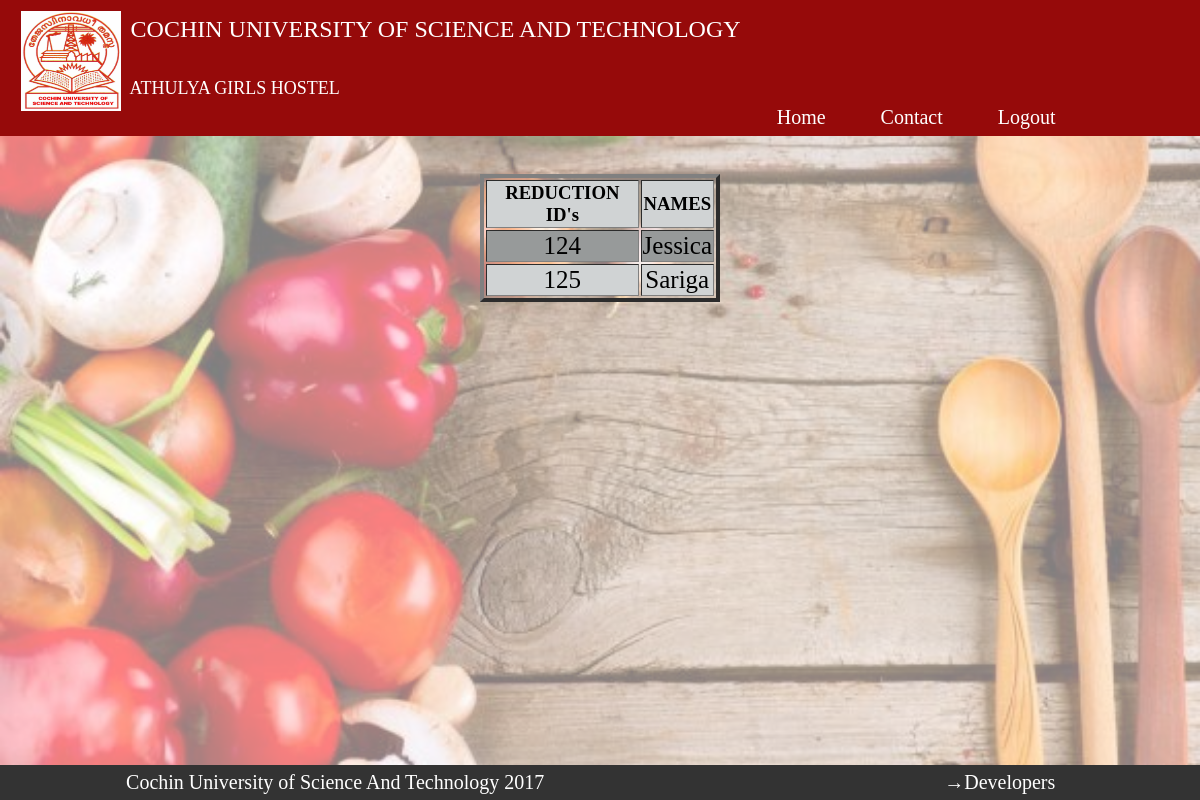
Screenshot of /viewred.php (signed in) with the database file from the repository.
### tables this page shows
CREATE TABLE `reduction` (
  `ID` int(11) NOT NULL,
  `count` int(11) NOT NULL,
  `active` tinyint(1) NOT NULL,
  `total` int(11) NOT NULL
);

CREATE TABLE `users` (
  `ID` int(3) NOT NULL,
  `NAME` varchar(20) NOT NULL,
  `DEPT` varchar(10) NOT NULL,
  `ROOM_NO` varchar(50) NOT NULL,
  `I_CARD_NO` int(10) NOT NULL,
  `YEAR` year(4) NOT NULL,
  `DUE` int(10) NOT NULL,
  `CAUTION_DEPOSIT` int(10) NOT NULL,
  `FINE` int(8) NOT NULL,
  `messblock` tinyint(1) NOT NULL,
  `messbill` float NOT NULL,
  `total` int(11) NOT NULL
);

### viewred.php (the view, shortened to what this page needs)
<!doctype html>
<html lang="en">
<link rel="stylesheet" href="viewmilkjoin.css">
<body>
  <div class="background"></div>
  <strong>  <a href="optioncomm.php">Home/</a><a href="rednview.php">MessReduction&View/</a><a href="viewred.php">ViewReduction</a></strong>
  </html>
  <?php
  if($_SESSION['prcommlogin'] != "1")
  {
    echo"<script> window.open('login.php','_self');</script>";
  }
  else {
  include "header.php";
  include"dbconnect.php";
      $query = "select ID from reduction where active='1' ";
      $sql = mysqli_query($link,$query);
      $k=0;
      if((mysqli_num_rows($sql)==0))
      {
        echo"<br>";
        echo"<h2><br>&nbsp&nbsp&nbsp&nbsp&nbsp&nbspNO REDUCTION</h2>";
      }
      else {
        echo "<br><br><table border='4'><tr bgcolor='#D0D3D4'><th><h3>REDUCTION ID's</h3></th><th><h3>NAMES</h3></th></tr>";
      while($row= mysqli_fetch_array($sql))
      {
        if($k%2==0)
        {
        echo "<tr bgcolor='#979A9A'>";
        echo "<td><p id='row'>" . $row[0] . "</p></td>";
        $querynew = "select NAME from users where ID='$row[0]'";
      $qnew=mysqli_query($link,$querynew);
      while($rownew = mysqli_fetch_array($qnew))
      {
        echo "<td><p id='jid'>" . $rownew[0] . "</p></td>";
      }
        echo "</tr>";
        $k++;
      }
      else
      {
      echo "<tr bgcolor='#D0D3D4'>";
      echo "<td><p id='row'>" . $row[0] . "</p></td>";
      $querynew = "select NAME from users where ID='$row[0]'";
      $qnew=mysqli_query($link,$querynew);
      while($rownew = mysqli_fetch_array($qnew))
      {
        echo "<td><p id='jid'>" . $rownew[0] . "</p></td>";
      }
      echo "</tr>";
      $k++;
    }
    }
  echo "</table>";
}
}
?>

### viewmilkjoin.css (style rules this page uses)
* { margin:0px; }
.background { background:url(bg.jpg); position: fixed; z-index: -1; opacity: .5; width: 100%; height: 800px; -webkit-background-size: cover; -moz-background-size: cover; -o-background-size: cover; background-size: cover; }
a { color: black; text-decoration: none; }
table { text-align: center; width: 20%; margin-left: 40%; margin-bottom: 4%; }
tr { padding-left: 40px; padding-right: 40px; margin-left: 30%; }
#jid { font-size: 25px; }
#row { font-size: 25px; }

### header.php (style rules this page uses)
body { padding-top:10.0%; padding-bottom: 3%; }
a { color: black; text-decoration: none; }

### rows the page displays
reduction: ID "124"
users: NAME "Jessica"
reduction: ID "125"
users: NAME "Sariga"
